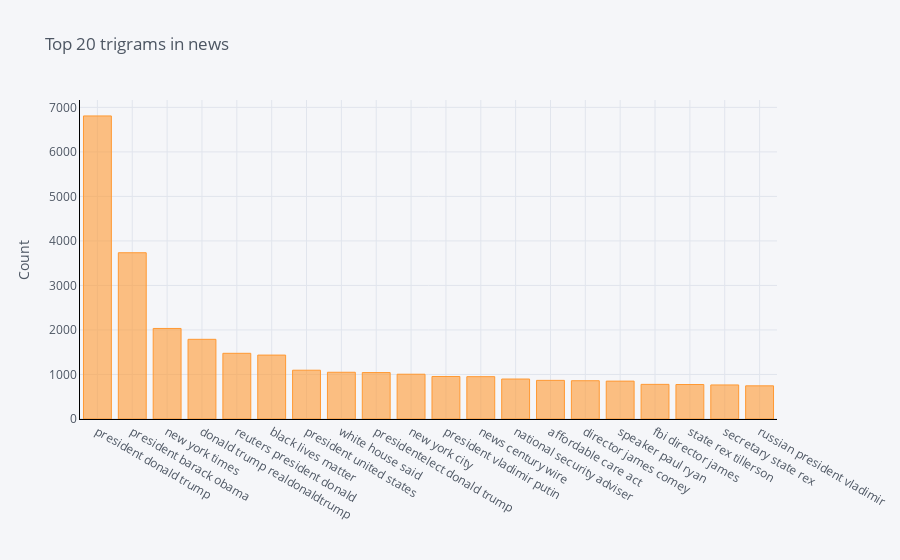

The notebook cell this image was saved under:
### Markdown cell above
# top trigram words

### Code cell
#Function to get top trigram words
def get_top_n_trigram(corpus, n=None):
    vec = CountVectorizer(ngram_range=(3, 3), stop_words='english').fit(corpus)
    bag_of_words = vec.transform(corpus)
    sum_words = bag_of_words.sum(axis=0) 
    words_freq = [(word, sum_words[0, idx]) for word, idx in vec.vocabulary_.items()]
    words_freq =sorted(words_freq, key = lambda x: x[1], reverse=True)
    return words_freq[:n]

#Calling function and return only top 20 words
common_words = get_top_n_trigram(clean_news['news'], 20)

#Printing word and their respective frequencies
for word, freq in common_words:
    print(word, freq)

#Creating a dataframe with words and count
df6 = pd.DataFrame(common_words, columns = ['news' , 'count'])

#Grouping the words and plotting their frequencies
df6.groupby('news').sum()['count'].sort_values(ascending=False).iplot(
    kind='bar', yTitle='Count', linecolor='black', title='Top 20 trigrams in news')

### Figure 1 — Plotly figure (JSON) as saved in the notebook; plotly's stock layout.template omitted (floating-point values rounded to 4 significant figures)
{"data": [{"marker": {"color": "rgba(255, 153, 51, 0.6)", "line": {"color": "rgba(255, 153, 51, 1.0)", "width": 1}}, "name": "count", "orientation": "v", "text": "", "type": "bar", "x": ["president donald trump", "president barack obama", "new york times", "donald trump realdonaldtrump", "reuters president donald", "black lives matter", "president united states", "white house said", "presidentelect donald trump", "new york city", "president vladimir putin", "news century wire", "national security adviser", "affordable care act", "director james comey", "speaker paul ryan", "fbi director james", "state rex tillerson", "secretary state rex", "russian president vladimir"], "y": [6808, 3735, 2034, 1790, 1476, 1436, 1096, 1050, 1043, 1006, 955, 951, 898, 868, 860, 851, 778, 775, 765, 745]}], "layout": {"legend": {"bgcolor": "#F5F6F9", "font": {"color": "#4D5663"}}, "paper_bgcolor": "#F5F6F9", "plot_bgcolor": "#F5F6F9", "title": {"font": {"color": "#4D5663"}, "text": "Top 20 trigrams in news"}, "xaxis": {"gridcolor": "#E1E5ED", "linecolor": "black", "showgrid": true, "tickfont": {"color": "#4D5663"}, "title": {"font": {"color": "#4D5663"}, "text": ""}, "zerolinecolor": "#E1E5ED"}, "yaxis": {"gridcolor": "#E1E5ED", "linecolor": "black", "showgrid": true, "tickfont": {"color": "#4D5663"}, "title": {"font": {"color": "#4D5663"}, "text": "Count"}, "zerolinecolor": "#E1E5ED"}}}
